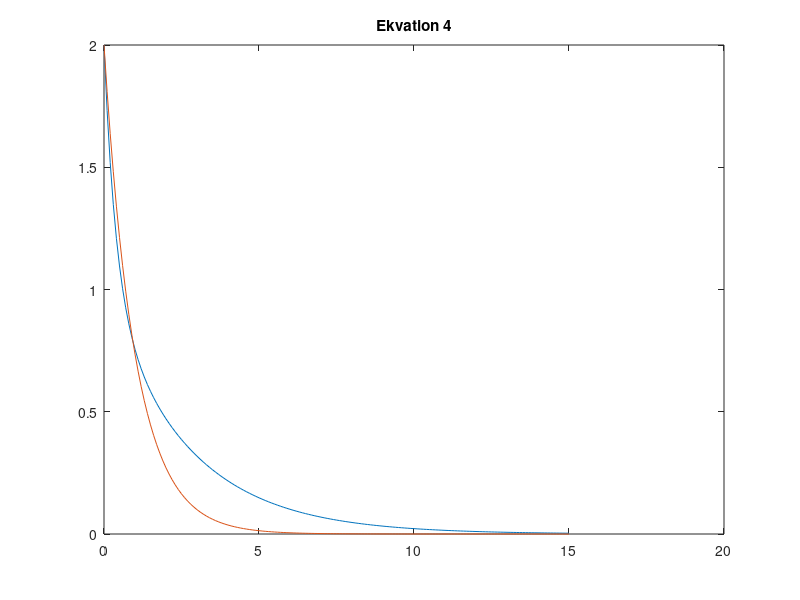

Write the MATLAB code that produced this figure.
%c1 = C1, c2 = C2, l = lamda, v = vinkelhastigheten, be = beta
%Ekvation 4
t = 0:0.1:15;
c1 = 1;
c2 = 1;
l = 1.5;
v = 1;
be = sqrt((l^2)-(v^2));
disp(be);
ekvation4 = (c1.*(exp(1).^((-(l-be)).*t)))+(c2.*(exp(1).^((-(l+be)).*t)));

plot(t,ekvation4)
title('Ekvation 4');

hold on;

t = 0:0.1:15;
c1 = 1;
c2 = 1;
l = 1;
v = 1;
be = sqrt((l^2)-(v^2));
disp(be);
ekvation4 = (c1.*(exp(1).^((-(l-be)).*t)))+(c2.*(exp(1).^((-(l+be)).*t)));

plot(t,ekvation4)
title('Ekvation 4');